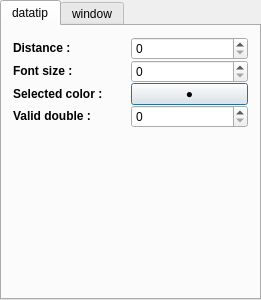
<?xml version="1.0" encoding="UTF-8"?>
<ui version="4.0">
 <class>showSettingDialog</class>
 <widget class="QDialog" name="showSettingDialog">
  <property name="windowModality">
   <enum>Qt::NonModal</enum>
  </property>
  <property name="geometry">
   <rect>
    <x>0</x>
    <y>0</y>
    <width>261</width>
    <height>300</height>
   </rect>
  </property>
  <property name="windowTitle">
   <string>showSettingDialog</string>
  </property>
  <layout class="QHBoxLayout" name="horizontalLayout">
   <property name="spacing">
    <number>0</number>
   </property>
   <property name="margin">
    <number>0</number>
   </property>
   <item>
    <widget class="QTabWidget" name="showSetting">
     <property name="currentIndex">
      <number>0</number>
     </property>
     <widget class="QWidget" name="datatip">
      <attribute name="title">
       <string>datatip</string>
      </attribute>
      <layout class="QVBoxLayout" name="verticalLayout">
       <item>
        <layout class="QGridLayout" name="gridLayout">
         <property name="spacing">
          <number>0</number>
         </property>
         <item row="0" column="0">
          <widget class="QLabel" name="label">
           <property name="text">
            <string>&lt;b&gt;Distance :&lt;/b&gt;</string>
           </property>
          </widget>
         </item>
         <item row="0" column="1">
          <widget class="QSpinBox" name="distanceSpinBox">
           <property name="maximum">
            <number>20</number>
           </property>
          </widget>
         </item>
         <item row="1" column="0">
          <widget class="QLabel" name="label_2">
           <property name="text">
            <string>&lt;b&gt;Font size :&lt;/b&gt;</string>
           </property>
          </widget>
         </item>
         <item row="1" column="1">
          <widget class="QSpinBox" name="fontSizeSpinBox"/>
         </item>
         <item row="2" column="0">
          <widget class="QLabel" name="label_3">
           <property name="text">
            <string>&lt;b&gt;Selected color :&lt;/b&gt;</string>
           </property>
          </widget>
         </item>
         <item row="2" column="1">
          <widget class="QPushButton" name="selectColorPushButton">
           <property name="text">
            <string>●</string>
           </property>
          </widget>
         </item>
         <item row="3" column="0">
          <widget class="QLabel" name="label_5">
           <property name="text">
            <string>&lt;b&gt;Valid double :&lt;/b&gt;</string>
           </property>
          </widget>
         </item>
         <item row="3" column="1">
          <widget class="QSpinBox" name="validDoubleSpinBox"/>
         </item>
        </layout>
       </item>
       <item>
        <spacer name="verticalSpacer">
         <property name="orientation">
          <enum>Qt::Vertical</enum>
         </property>
         <property name="sizeHint" stdset="0">
          <size>
           <width>20</width>
           <height>40</height>
          </size>
         </property>
        </spacer>
       </item>
      </layout>
     </widget>
     <widget class="QWidget" name="window">
      <attribute name="title">
       <string>window</string>
      </attribute>
      <layout class="QVBoxLayout" name="verticalLayout_2">
       <item>
        <widget class="QLabel" name="label_4">
         <property name="text">
          <string>&lt;b&gt;Select show flag :&lt;/b&gt;</string>
         </property>
        </widget>
       </item>
       <item>
        <layout class="QHBoxLayout" name="horizontalLayout_2">
         <item>
          <spacer name="horizontalSpacer">
           <property name="orientation">
            <enum>Qt::Horizontal</enum>
           </property>
           <property name="sizeType">
            <enum>QSizePolicy::Fixed</enum>
           </property>
           <property name="sizeHint" stdset="0">
            <size>
             <width>70</width>
             <height>20</height>
            </size>
           </property>
          </spacer>
         </item>
         <item>
          <layout class="QGridLayout" name="gridLayout_2">
           <item row="3" column="0">
            <widget class="QCheckBox" name="minCheckBox">
             <property name="text">
              <string>Min</string>
             </property>
            </widget>
           </item>
           <item row="1" column="0">
            <widget class="QCheckBox" name="yCheckBox">
             <property name="text">
              <string>Y</string>
             </property>
             <property name="checked">
              <bool>true</bool>
             </property>
            </widget>
           </item>
           <item row="4" column="0">
            <widget class="QCheckBox" name="maxCheckBox">
             <property name="text">
              <string>Max</string>
             </property>
            </widget>
           </item>
           <item row="0" column="0">
            <widget class="QCheckBox" name="xCheckBox">
             <property name="text">
              <string>X</string>
             </property>
             <property name="checked">
              <bool>true</bool>
             </property>
            </widget>
           </item>
           <item row="5" column="0">
            <widget class="QCheckBox" name="rxCheckBox">
             <property name="text">
              <string>Rx</string>
             </property>
            </widget>
           </item>
          </layout>
         </item>
        </layout>
       </item>
       <item>
        <spacer name="verticalSpacer_2">
         <property name="orientation">
          <enum>Qt::Vertical</enum>
         </property>
         <property name="sizeHint" stdset="0">
          <size>
           <width>20</width>
           <height>40</height>
          </size>
         </property>
        </spacer>
       </item>
      </layout>
     </widget>
    </widget>
   </item>
  </layout>
 </widget>
 <layoutdefault spacing="6" margin="11"/>
 <resources/>
 <connections>
  <connection>
   <sender>xCheckBox</sender>
   <signal>clicked()</signal>
   <receiver>showSettingDialog</receiver>
   <slot>onCheckBoxClicked()</slot>
   <hints>
    <hint type="sourcelabel">
     <x>88</x>
     <y>54</y>
    </hint>
    <hint type="destinationlabel">
     <x>180</x>
     <y>-5</y>
    </hint>
   </hints>
  </connection>
  <connection>
   <sender>yCheckBox</sender>
   <signal>clicked()</signal>
   <receiver>showSettingDialog</receiver>
   <slot>onCheckBoxClicked()</slot>
   <hints>
    <hint type="sourcelabel">
     <x>66</x>
     <y>86</y>
    </hint>
    <hint type="destinationlabel">
     <x>152</x>
     <y>-12</y>
    </hint>
   </hints>
  </connection>
  <connection>
   <sender>minCheckBox</sender>
   <signal>clicked()</signal>
   <receiver>showSettingDialog</receiver>
   <slot>onCheckBoxClicked()</slot>
   <hints>
    <hint type="sourcelabel">
     <x>51</x>
     <y>113</y>
    </hint>
    <hint type="destinationlabel">
     <x>56</x>
     <y>-7</y>
    </hint>
   </hints>
  </connection>
  <connection>
   <sender>maxCheckBox</sender>
   <signal>clicked()</signal>
   <receiver>showSettingDialog</receiver>
   <slot>onCheckBoxClicked()</slot>
   <hints>
    <hint type="sourcelabel">
     <x>68</x>
     <y>152</y>
    </hint>
    <hint type="destinationlabel">
     <x>101</x>
     <y>0</y>
    </hint>
   </hints>
  </connection>
  <connection>
   <sender>rxCheckBox</sender>
   <signal>clicked()</signal>
   <receiver>showSettingDialog</receiver>
   <slot>onCheckBoxClicked()</slot>
   <hints>
    <hint type="sourcelabel">
     <x>54</x>
     <y>176</y>
    </hint>
    <hint type="destinationlabel">
     <x>30</x>
     <y>2</y>
    </hint>
   </hints>
  </connection>
 </connections>
 <slots>
  <slot>onCheckBoxClicked()</slot>
 </slots>
</ui>
